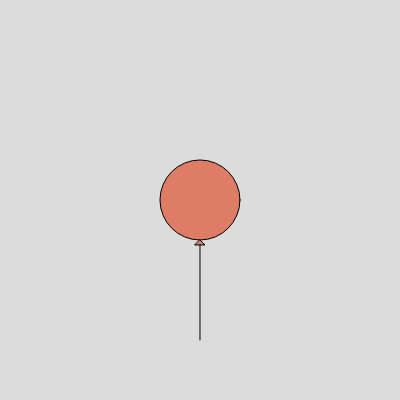
Frame 1 (no input)
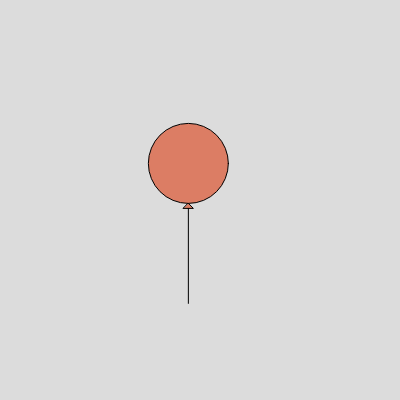
Frame 60 (no input)
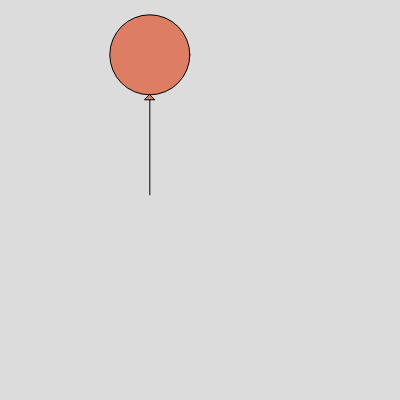
Frame 120 (the mouse pressed at the canvas centre since frame 60)

The p5.js sketch that drew these frames (run headless with seeded random() and noise() and a simulated clock; from frame 60 on, the mouse is pressed at the canvas centre):

// p5.js sketch
// ── sketch.js
let balloon;

function setup() {
  createCanvas(400, 400);
  balloon = new Balloon();
}

function draw() {
  background(220);
  balloon.update();
  balloon.show()
}

class Balloon{
  constructor(){
    this.position = createVector(width/2, height/2);
    // start velocity at 0, 0
    this.velocity = createVector();
    // start acceleration at 0, 0
    this.acceleration = createVector();
    
    // give balloon a small upward force
    this.floatUp = createVector(0, -0.02);
    
    // initiate noise seed (wind come from left or right)
    this.noiseX = 1000;
    // use noise to calculate initial wind force
    this.topspeed = 5;
    this.diameter = height/5;
    this.strokeWeight = 1;
    this.triangleSize = 5;
  }
  
  applyForce(force){
    this.acceleration.add(force);
  }
  
  
  // check reaching edges: if it reaches the top, return true
  shoudBounce(){
    // 1 is the strokeWeight
    return this.position.y - this.diameter/2 - 1 < 0
    // so if this y value is smaller than 0, return true to bounce back
  }
  
  update(){
    // if it reaches the ceiling, then reset y to make sure it's below the ceiling
    if (this.shoudBounce()){
      this.position.y = this.diameter/2 - this.strokeWeight + 2   
      // change the direction: you might wanna do this.acceleration.mult(-1), but you need to lose speed a bit when bouncing
      this.velocity.y *= -0.75
    }
    
    // apply floating upward force
    this.applyForce(this.floatUp);
    
    // apply wind force--use perlin noise to randomly control the wind force
    // wind always blow to the right, sometimes up a bit, sometimes down a bit
    let windX = map(noise(this.noiseX), 0, 1, 0, -0.01);
    let wind = createVector(windX, 0);
    this.applyForce(wind);
    
    // add the sum of acceleration to velocity
    this.velocity.add(this.acceleration);
    this.velocity.limit(this.topspeed);
    this.position.add(this.velocity);
    
    // clear acceleration after bouncing
    this.acceleration.mult(0);
    // add noise over time
    this.noiseX += 0.01;
    // check if the ballon slide off the screen
    this.checkOffScreen();
    
  }
  
  checkOffScreen(){
    if (this.position.x >= width){
      this.position.x = 0;
    }else if (this.position.x <= 0){
      this.position.x = width;
    }
  }
  
  show(){
    stroke(0);
    strokeWeight(this.strokeWeight);
    
    fill(220, 125, 100);
    circle(this.position.x, this.position.y, this.diameter);
    
    // add balloon tie
    const balloonBottomY = this.position.y + this.diameter/2;
    triangle(this.position.x, balloonBottomY, 
             this.position.x + this.triangleSize, balloonBottomY + this.triangleSize,
             this.position.x - this.triangleSize, balloonBottomY + this.triangleSize);
    
    // add string
    line(this.position.x, balloonBottomY + this.triangleSize,
         this.position.x, balloonBottomY + this.triangleSize * 20);
  }
  
  
  
}
